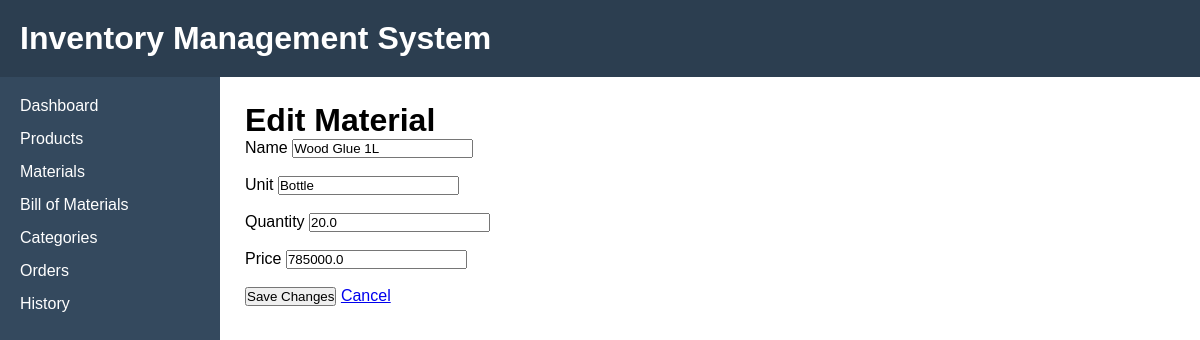
The app's page /edit_material/2, older data.
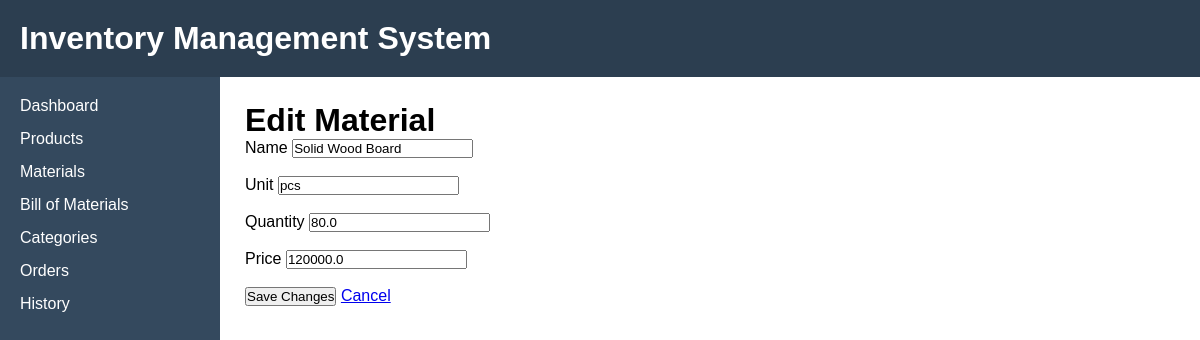
The same page, newer data.
### tables this page shows
CREATE TABLE materials (
    id INTEGER PRIMARY KEY AUTOINCREMENT,
    name TEXT NOT NULL,
    unit TEXT NOT NULL,
    quantity REAL NOT NULL DEFAULT 0,
    price REAL NOT NULL,
    minimum_stock REAL NOT NULL DEFAULT 0
);

### app.py (the view)
@app.route("/edit_material/<int:id>")
def edit_material(id):
    connection = sqlite3.connect("inventory.db")
    cursor = connection.cursor()
    cursor.execute("""SELECT * FROM materials WHERE id = ?""", (id,))
    material = cursor.fetchone()
    connection.close()
    return render_template("edit_material.html",material=material)

### templates/edit_material.html
{% extends "base.html" %}
{% block content %}
<h1>Edit Material</h1>
<form action="{{ url_for('update_material', id=material[0]) }}" method="POST">
    <label>Name</label>
    <input
        type="text"
        name="name"
        value="{{ material[1] }}"
        required
    ><br><br>
    <label>Unit</label>
    <input
        type="text"
        name="unit"
        value="{{ material[2] }}"
        required
    ><br><br>
    <label>Quantity</label>
    <input
        type="number"
        step="0.01"
        name="quantity"
        value="{{ material[3] }}"
        required
    ><br><br>
    <label>Price</label>
    <input
        type="number"
        step="0.01"
        name="price"
        value="{{ material[4] }}"
        required
    ><br><br>
    <button type="submit">Save Changes</button>
    <a href="{{ url_for('materials') }}">Cancel</a>
</form>
{% endblock %}

Row changes from the older to the newer data that the page shows:
changed materials: name "Wood Glue 1L" → "Solid Wood Board"; unit "Bottle" → "pcs"; quantity "20.0" → "80.0"; price "785000.0" → "120000.0"
